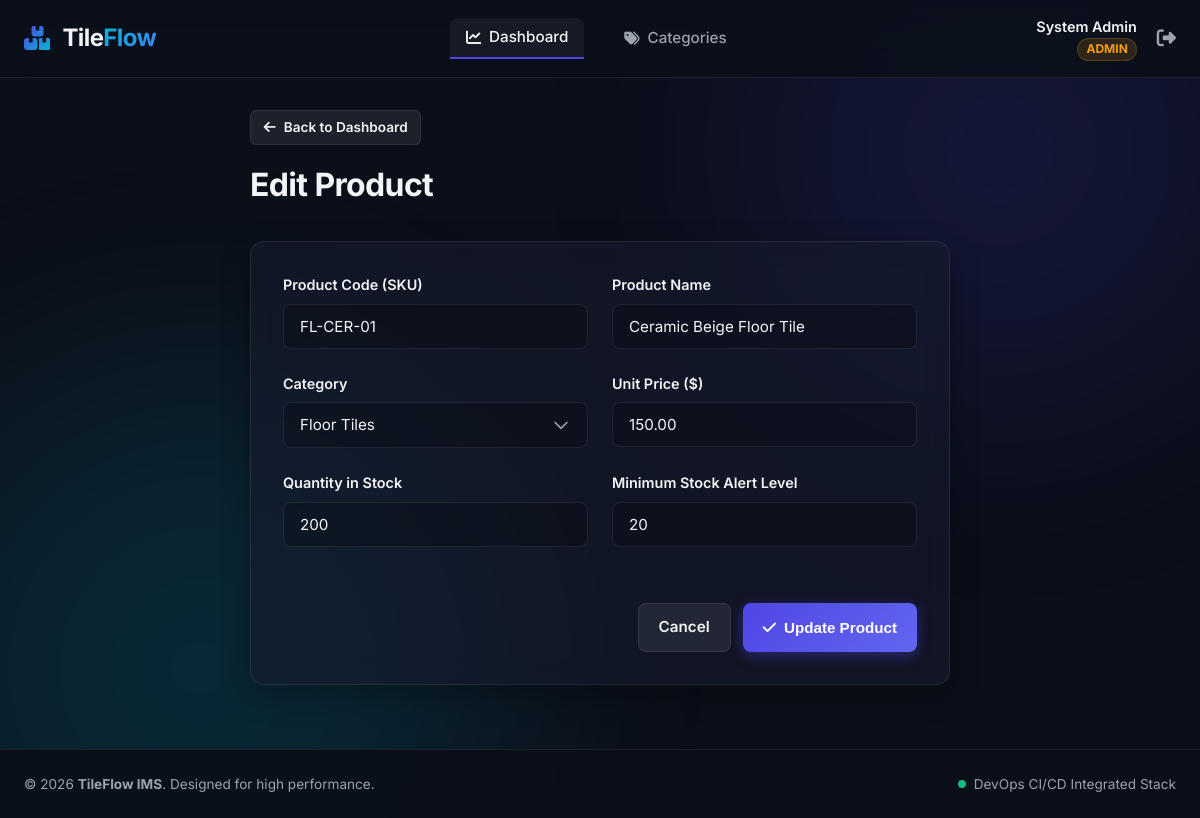
The page /products/edit.php?id=1 (signed in) on the database its author committed.
### tables this page shows
CREATE TABLE IF NOT EXISTS products (
    id INT AUTO_INCREMENT PRIMARY KEY,
    product_code VARCHAR(50) NOT NULL UNIQUE,
    name VARCHAR(100) NOT NULL,
    category_id INT NOT NULL,
    price DECIMAL(10, 2) NOT NULL DEFAULT 0.00,
    quantity INT NOT NULL DEFAULT 0,
    minimum_stock INT NOT NULL DEFAULT 5,
    created_at TIMESTAMP DEFAULT CURRENT_TIMESTAMP,
    updated_at TIMESTAMP DEFAULT CURRENT_TIMESTAMP ON UPDATE CURRENT_TIMESTAMP,
    FOREIGN KEY (category_id) REFERENCES categories(id) ON DELETE RESTRICT
);

CREATE TABLE IF NOT EXISTS categories (
    id INT AUTO_INCREMENT PRIMARY KEY,
    name VARCHAR(100) NOT NULL UNIQUE,
    description TEXT,
    created_at TIMESTAMP DEFAULT CURRENT_TIMESTAMP
);

### includes/auth.php (called while the page is built, shortened)
<?php
function base_url($path = '') {
    static $base = null;
    if ($base === null) {
        $requestUri = $_SERVER['REQUEST_URI'] ?? '';
        if (strpos($requestUri, '/inventory-devops') !== false) {
            $base = '/inventory-devops/';
        } else {
            $base = '/';
        }
    }
    return $base . ltrim($path, '/');
}

### products/edit.php (the view, shortened to what this page needs)
<?php
require_once __DIR__ . '/../includes/auth.php';
$db = getDBConnection();
$id = isset($_GET['id']) ? intval($_GET['id']) : 0;
$stmt = $db->prepare("SELECT * FROM products WHERE id = ? LIMIT 1");
$stmt->execute([$id]);
$product = $stmt->fetch();
try {
    $categories = $db->query("SELECT id, name FROM categories ORDER BY name ASC")->fetchAll();
} catch (\PDOException $e) {
    $categories = [];
}
require_once __DIR__ . '/../includes/header.php';
?>
<div style="max-width: 700px; margin: 0 auto;">
    <div style="margin-bottom: 2rem;">
        <a href="<?php echo base_url('dashboard.php'); ?>" class="btn btn-secondary btn-sm" id="btn-back-dashboard">
            <i class="fa-solid fa-arrow-left"></i> Back to Dashboard
        </a>
        <h1 style="font-size: 2rem; font-weight: 700; margin-top: 1rem; letter-spacing: -0.02em;">Edit Product</h1>
    </div>
    <div class="card">
        <form action="<?php echo base_url('products/edit.php?id=' . $id); ?>" method="POST" id="form-edit-product">
            <div class="grid-half">
                <div class="form-group">
                    <label for="product_code" class="form-label">Product Code (SKU)</label>
                    <input type="text" id="product_code" name="product_code" class="form-control" value="<?php echo htmlspecialchars($product['product_code']); ?>" required>
                </div>
                <div class="form-group">
                    <label for="name" class="form-label">Product Name</label>
                    <input type="text" id="name" name="name" class="form-control" value="<?php echo htmlspecialchars($product['name']); ?>" required>
                </div>
            </div>
            <div class="grid-half">
                <div class="form-group">
                    <label for="category_id" class="form-label">Category</label>
                    <select id="category_id" name="category_id" class="form-control" required>
                        <?php foreach ($categories as $cat): ?>
                            <option value="<?php echo $cat['id']; ?>" <?php echo $product['category_id'] == $cat['id'] ? 'selected' : ''; ?>>
                                <?php echo htmlspecialchars($cat['name']); ?>
                            </option>
                        <?php endforeach; ?>
                    </select>
                </div>
                <div class="form-group">
                    <label for="price" class="form-label">Unit Price ($)</label>
                    <input type="number" step="0.01" id="price" name="price" class="form-control" value="<?php echo htmlspecialchars($product['price']); ?>" required>
                </div>
            </div>
            <div class="grid-half">
                <div class="form-group">
                    <label for="quantity" class="form-label">Quantity in Stock</label>
                    <input type="number" id="quantity" name="quantity" class="form-control" value="<?php echo htmlspecialchars($product['quantity']); ?>" required>
                </div>
                <div class="form-group">
                    <label for="minimum_stock" class="form-label">Minimum Stock Alert Level</label>
                    <input type="number" id="minimum_stock" name="minimum_stock" class="form-control" value="<?php echo htmlspecialchars($product['minimum_stock']); ?>" required>
                </div>
            </div>
            <div style="display: flex; gap: 0.75rem; justify-content: flex-end; margin-top: 2rem;">
                <a href="<?php echo base_url('dashboard.php'); ?>" class="btn btn-secondary">Cancel</a>
                <button type="submit" class="btn btn-primary" id="btn-update-product">
                    <i class="fa-solid fa-check"></i> Update Product
                </button>
            </div>
        </form>
    </div>
</div>
<?php
require_once __DIR__ . '/../includes/footer.php';
?>

### assets/css/style.css (style rules this page uses)
:root { --bg-main: #0B0F19; --bg-card: rgba(22, 28, 45, 0.6); --border-color: rgba(255, 255, 255, 0.08); --text-primary: #F3F4F6; --text-secondary: #9CA3AF; --primary: #4F46E5; --primary-hover: #6366F1; --primary-glow: rgba(79, 70, 229, 0.4); --accent: #06B6D4; --success: #10B981; --success-bg: rgba(16, 185, 129, 0.15); --danger: #EF4444; --danger-bg: rgba(239, 68, 68, 0.15); --warning: #F59E0B; --warning-bg: rgba(245, 158, 11, 0.15); --radius-sm: 8px; --radius-md: 14px; --radius-lg: 20px; --font-stack: 'Inter', system-ui, -apple-system, sans-serif; }
* { margin: 0; padding: 0; box-sizing: border-box; }
body { background-color: var(--bg-main); color: var(--text-primary); font-family: var(--font-stack); min-height: 100vh; display: flex; flex-direction: column; overflow-x: hidden; position: relative; line-height: 1.5; }
.card { background: var(--bg-card); backdrop-filter: blur(14px); border: 1px solid var(--border-color); border-radius: var(--radius-md); box-shadow: 0 10px 30px 0 rgba(0, 0, 0, 0.3); padding: 2rem; margin-bottom: 2rem; transition: transform 0.3s ease, box-shadow 0.3s ease; }
.form-control { width: 100%; background: rgba(0, 0, 0, 0.2); border: 1px solid var(--border-color); color: var(--text-primary); padding: 0.75rem 1rem; border-radius: var(--radius-sm); font-family: inherit; font-size: 0.95rem; transition: all 0.2s ease; }
.form-group { margin-bottom: 1.5rem; }
.form-label { display: block; margin-bottom: 0.5rem; font-size: 0.9rem; font-weight: 600; color: var(--text-primary); }
select.form-control { appearance: none; background-repeat: no-repeat; background-position: right 1rem center; background-size: 1.25rem; padding-right: 2.5rem; }
.btn { display: inline-flex; align-items: center; justify-content: center; gap: 0.5rem; padding: 0.75rem 1.25rem; border-radius: var(--radius-sm); font-size: 0.95rem; font-weight: 600; cursor: pointer; border: none; transition: all 0.2s ease; text-decoration: none; }
.btn-primary { background: linear-gradient(135deg, var(--primary), var(--primary-hover)); color: #fff; box-shadow: 0 4px 14px 0 var(--primary-glow); }
.btn-secondary { background: rgba(255, 255, 255, 0.08); color: var(--text-primary); border: 1px solid var(--border-color); }
.btn-sm { padding: 0.4rem 0.8rem; font-size: 0.85rem; border-radius: 6px; }
.grid-half { display: grid; grid-template-columns: 1fr 1fr; gap: 1.5rem; }

### rows shown on the page
products: product_code "FL-CER-01", name "Ceramic Beige Floor Tile", category_id "Floor Tiles", price "150.00", quantity "200", minimum_stock "20"

### other values the page prints
$_SESSION['user_name'] "System Admin"
$_SESSION['user_role'] "ADMIN"
